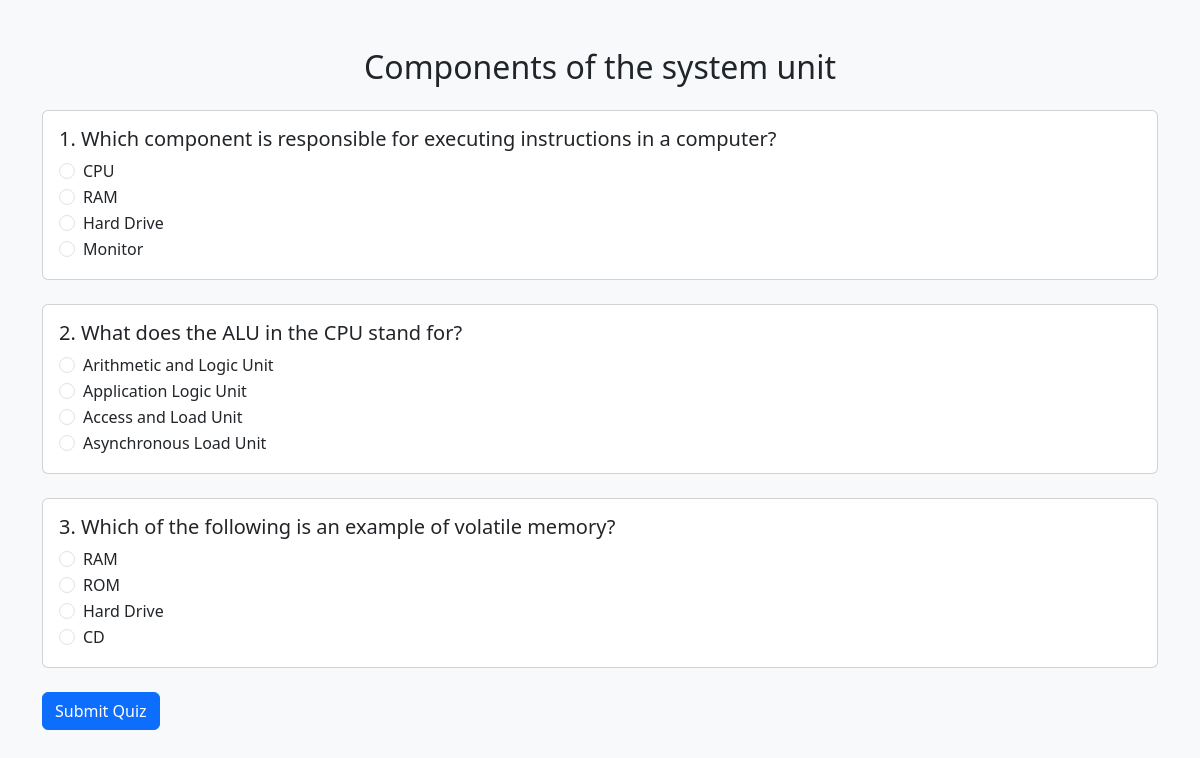
Page /4/ on the committed database.
### quiz/models.py (models this page shows, shortened)
class Quiz(models.Model):
    title = models.CharField(max_length=100)

class Question(models.Model):
    quiz = models.ForeignKey(Quiz, on_delete=models.CASCADE)
    question_text = models.TextField()

class Choice(models.Model):
    question = models.ForeignKey(Question, on_delete=models.CASCADE)
    choice_text = models.CharField(max_length=200)
    is_correct = models.BooleanField(default=False)

### quiz/views.py (the view, shortened to what this page needs)
# urls.py: path('<int:quiz_id>/', views.take_quiz, name='take_quiz'),
def take_quiz(request, quiz_id):
    quiz = get_object_or_404(Quiz, pk=quiz_id)
    questions = quiz.question_set.all()
    return render(request, 'quiz/take_quiz.html', {'quiz': quiz, 'questions': questions})

### quiz/templates/quiz/take_quiz.html (shortened to what this page needs)
{% extends 'quiz/base.html' %}
{% block content %}
<h2 class="mb-4 text-center">{{ quiz.title }}</h2>
<form method="post">
  {% for question in questions %}
    <div class="card mb-4 question-card" data-question="{{ forloop.counter }}">
      <div class="card-body">
        <h5 class="card-title">{{ forloop.counter }}. {{ question.question_text }}</h5>
        {% for choice in question.choice_set.all %}
          <div class="form-check">
            <input class="form-check-input" type="radio" name="{{ question.id }}" id="choice{{ choice.id }}" value="{{ choice.id }}">
            <label class="form-check-label" for="choice{{ choice.id }}">
              {{ choice.choice_text }}
            </label>
          </div>
        {% endfor %}
      </div>
    </div>
  {% endfor %}
  <button type="submit" class="btn btn-primary">Submit Quiz</button>
</form>
{% endblock %}

### rows in the picture
Quiz: title "Components of the system unit"
Question: question_text "Which component is responsible for executing instructions in a computer?"
Choice: choice_text "CPU"
Choice: choice_text "RAM"
Choice: choice_text "Hard Drive"
Choice: choice_text "Monitor"
Question: question_text "What does the ALU in the CPU stand for?"
Choice: choice_text "Arithmetic and Logic Unit"
Choice: choice_text "Application Logic Unit"
Choice: choice_text "Access and Load Unit"
Choice: choice_text "Asynchronous Load Unit"
Question: question_text "Which of the following is an example of volatile memory?"
Choice: choice_text "RAM"
Choice: choice_text "ROM"
Choice: choice_text "Hard Drive"
Choice: choice_text "CD"
